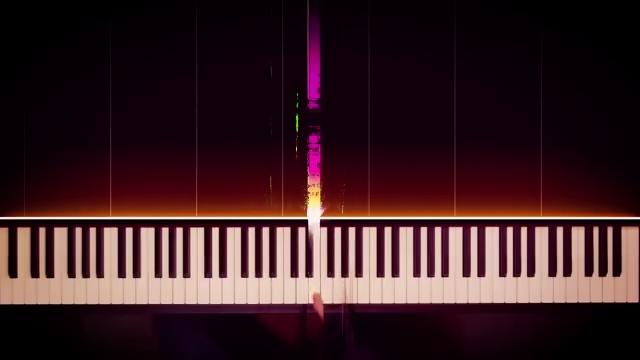
#> input picture report/J1bkaqUa0uw.jpg, 640 x 360 px; its folder holds only this picture in this run
$ python -i main.py   (imports and definitions only)
#> lines starting #> are read from the running program, lines starting #| are printed output that depends on the picture
import os
import cv2
import numpy as np

orb = cv2.ORB_create()


# [23 lines left out: function DetectKeyboardOrb, not called in this run]

def DetectKeyboardTemplateMatching(img):
    keys = cv2.imread('template/keys2.jpg')

    # template is 3 white keys wide

    min_keys = 16
    max_keys = 8*8

    img_min_key_width = img.shape[1] / max_keys
    template_key_width = keys.shape[1] / 3
    k = img_min_key_width / template_key_width

    keys = cv2.resize(keys, (0, 0), fx=k, fy=k)

    factors = np.linspace(1, (img.shape[1]/min_keys)/img_min_key_width, 50)

    best = None

    for factor in factors:
        ckeys = cv2.resize(keys, (0, 0), fx=factor, fy=factor)
        res = cv2.matchTemplate(img, ckeys, cv2.TM_CCOEFF_NORMED)
        min_val, max_val, min_loc, max_loc = cv2.minMaxLoc(res)

        if best is None or max_val > best[0]:
            best = (max_val, max_loc, factor)

    max_val, max_loc, factor = best

    top_left = max_loc
    bottom_right = (top_left[0] + int(keys.shape[1]*factor), top_left[1] + int(keys.shape[0]*factor))

    return top_left, bottom_right, max_val


def GetPianoBoundingBox(img):
    # location of keys
    top_left, bottom_right, val = DetectKeyboardTemplateMatching(img)
    keyboard_center_y = (top_left[1] + bottom_right[1]) // 2


    # get mask of white keys
    img_hsv = cv2.cvtColor(img, cv2.COLOR_BGR2HSV)
    white_key_mask = cv2.inRange(img_hsv, (0, 0, 150), (255,  105, 255)) // 255
    # convert to black and white

    # sum rows of mask
    row_sums = np.sum(white_key_mask, axis=1)
    width = white_key_mask.shape[1]

    # find first row with less than 20% white pixels under keyboard center
    bottom_y = 0
    for i in range(keyboard_center_y, white_key_mask.shape[0]):
        if row_sums[i] / width < 0.2 and i > keyboard_center_y:
            bottom_y = i
            break

    # find first row with less than 10% white pixels above keyboard center
    top_y = 0
    for i in range(keyboard_center_y, 0, -1):
        if row_sums[i] / width < 0.1 and i < keyboard_center_y:
            top_y = i
            break

    white_key_mask = cv2.inRange(img_hsv, (0, 0, 0), (255,  155, 65)) # dont allow high saturation
    white_key_mask = cv2.blur(white_key_mask, (3, 3))
    white_key_mask = white_key_mask // 255
    mask_cropped = white_key_mask[top_y+int(0.8*(bottom_y-top_y)):bottom_y, :] # only white keys


    column_sums = np.sum(mask_cropped, axis=0)
    left_x = 0
    for i in range(mask_cropped.shape[1]//2, 0, -1):
        if column_sums[i] / (0.8*mask_cropped.shape[0]) > 0.4:
            left_x = i
            break

    right_x = mask_cropped.shape[1]
    for i in range(mask_cropped.shape[1]//2, mask_cropped.shape[1]):
        if column_sums[i] / (0.8*mask_cropped.shape[0]) > 0.4:
            right_x = i
            break

    return (left_x, top_y), (right_x, bottom_y)

# [24 lines left out: function GetWhiteKeyLines, not called in this run]


# 1. Find any occurrence using ORB
# 2. Validate using template matching
# 3. Get bounding box TODO: get exact bounding box
# 5. Crop and de-skew, fish eye correction
# 6. Sparse linear + Binary search using ORB in cropped video to find all sub-segments times
# 7. Get vertical lines on average of cropped video
# 8. Use vertical lines to get contours of each key, label each key

# folder = 'data/handless_keyboard_frames/'
# for filename in os.listdir(folder):
#     img = cv2.imread(folder + filename)

#     # resize so the width is 480 pixels
#     img = cv2.resize(img, (720, int(img.shape[0] * (720 / img.shape[1]))))


#     # matches, avg_dist = DetectKeyboardOrb(img)
#     # for match in matches:
#     #     cv2.circle(img, match, 3, (0,0,255), 2)

#     # print(avg_dist, end=' ')

#     # top_left, bottom_right, val = DetectKeyboardTemplateMatching(img)
#     # cv2.rectangle(img, top_left, bottom_right, (0,0,255), 2)
#     # print(val)


#     c1, c2 = GetPianoBoundingBox(img)
#     GetWhiteKeyLines(cv2.rectangle(img, c1, c2, (0,0,255), 2), (c1, c2))

#     cv2.imshow(filename, img)


#     cv2.waitKey(0)
#     cv2.destroyAllWindows()

>>> import cv2
>>> picture = cv2.imread('report/J1bkaqUa0uw.jpg', cv2.IMREAD_GRAYSCALE)
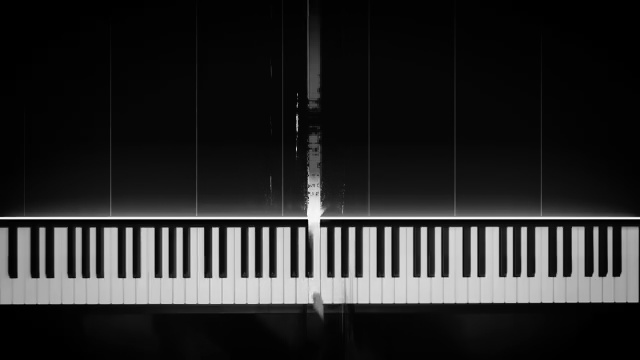
#> picture: shape (360, 640); min 0, max 254, mean 40.5
>>> result = GetPianoBoundingBox(picture)
#> (the run stopped early here; a loop or call above may not have finished)

$ run again, on report/74.png
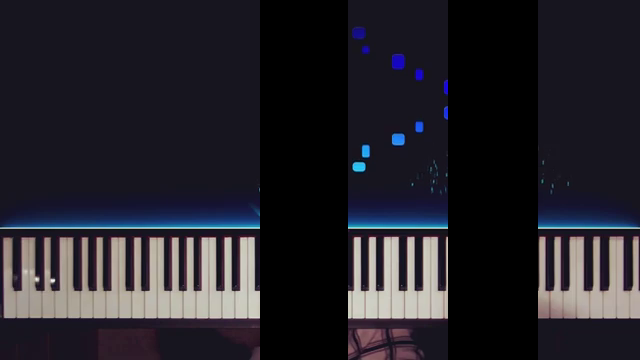
#> input picture report/74.png, 640 x 360 px
#> `picture = cv2.imread('report/J1bkaqUa0uw.jpg', cv2.IMREAD_GRAYSCALE)`:
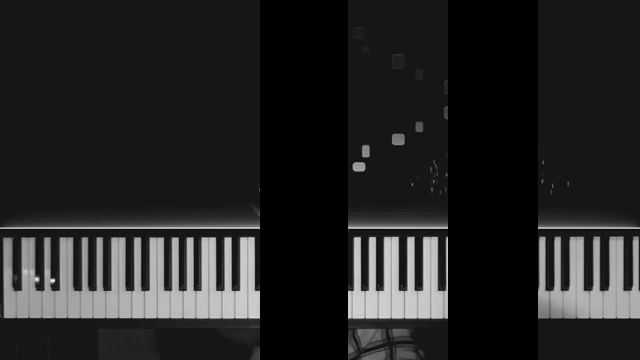
#> picture: shape (360, 640); min 0, max 244, mean 35.9
